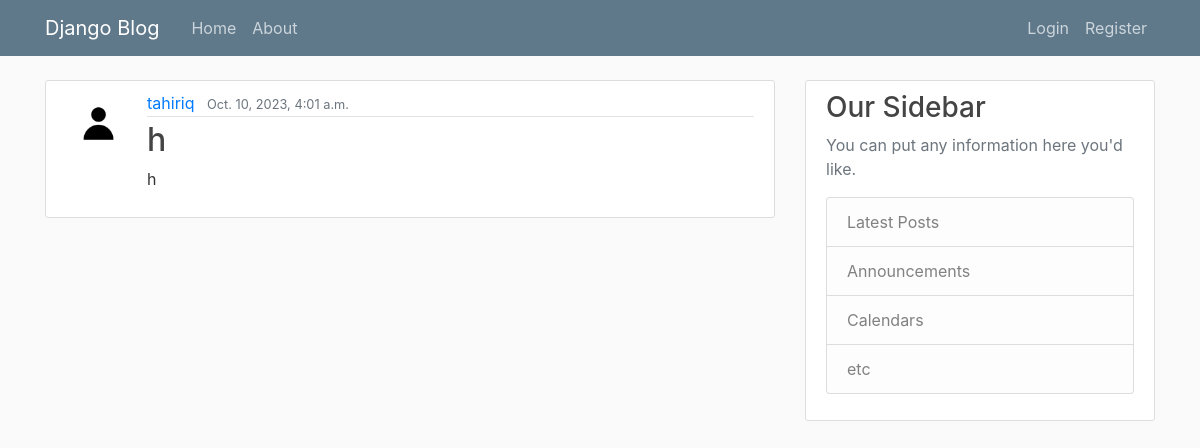
Screenshot of /post/28/ with the database file from the repository.
### blog/models.py (models this page shows, shortened)
class Post(models.Model):
    title = models.CharField(max_length = 100)
    content = models.TextField()
    date_posted = models.DateTimeField(default = timezone.now)
    author = models.ForeignKey(User, on_delete = models.CASCADE)

### users/models.py (models this page shows, shortened)
class Profile(models.Model):
    user = models.OneToOneField(User, on_delete = models.CASCADE)
    image = models.ImageField(default = 'default-profile.jpg', upload_to = 'profile_pics')
    """
    def save(self, *args, **kwargs):
        super().save(*args, **kwargs)

        img = Image.open(self.image.path)

        if img.height > 300 or img.width > 300 :
            output_size = (300, 300)

            img.thumbnail(output_size)
            img.save(self.image.path)
            """

### blog/views.py (the view)
# urls.py: path('post/<int:pk>/', PostDetailView.as_view(), name = 'post-detail' ),
class PostDetailView(DetailView):
    model = Post

### blog/templates/blog/post_detail.html (shortened to what this page needs)
{% extends "blog/base.html" %}
{% block content %}
    <article class="media content-section">
      <img class = "rounded-circle article-img" src = "{{object.author.profile.image.url}}">
        <div class="media-body">
          <div class="article-metadata">
            <a class="mr-2" href="{% url 'user-posts' object.author.username %}">{{ object.author }}</a>
            <small class="text-muted">{{ object.date_posted }}</small>
          </div>
          <h2 class="article-title" >{{ object.title }}</h2>
          <p class="article-content">{{ object.content }}</p>
        </div>
      </article>
{% endblock content %}

### blog/static/blog/main.css (style rules this page uses)
body { background: #fafafa; color: #333333; margin-top: 5rem; }
h1, h2, h3, h4, h5, h6 { color: #444444; }
.content-section { background: #ffffff; padding: 10px 20px; border: 1px solid #dddddd; border-radius: 3px; margin-bottom: 20px; }
.article-title { color: #444444; }
.article-content { white-space: pre-line; }
.article-img { height: 65px; width: 65px; margin-right: 16px; }
.article-metadata { padding-bottom: 1px; margin-bottom: 4px; border-bottom: 1px solid #e3e3e3 }

### rows the page displays
Post: author.profile.image (placeholder picture), author "tahiriq", date_posted "Oct. 10, 2023, 4:01 a.m.", title "h", content "h"
